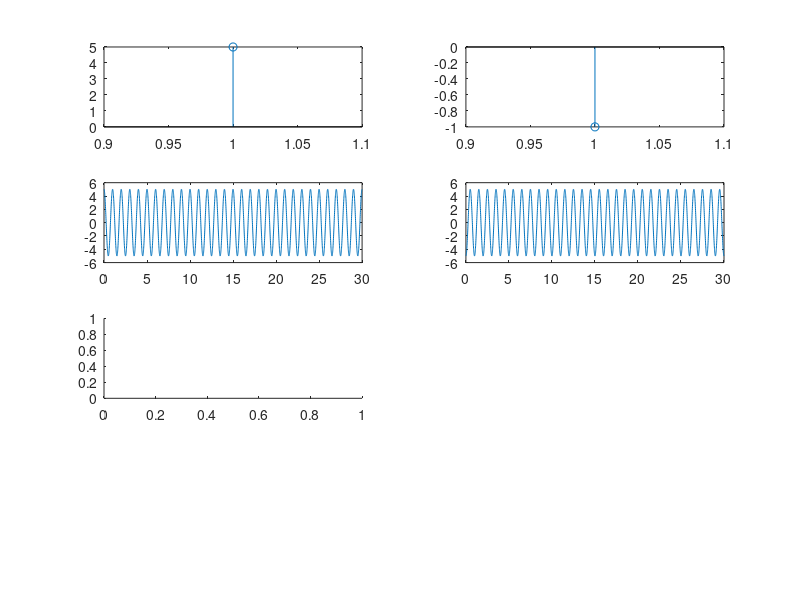

MATLAB code for this plot: (Note: this script raises an error after producing the figure.)
%BPSK
clc;
clf;
t=0:0.01:30;
x = input('enter the binary sequence');
A=input('enter the input amplitude');
f=input('enter the frequency');
fs=input('enter the sampling frequency');
P=(A*A)/2;
l=length(x);
for i=1:l
    if(x(i)==1)
        bip(i)=1;
    else
        bip(i)=-1;
    end
end
subplot(4,2,1);
stem(x);
subplot(4,2,2);
stem(bip);
sq = sqrt(2*P);
y1=sq*cos(2*pi*t);
y2= -y1;
subplot(4,2,3);
plot(t,y1);
subplot(4,2,4);
plot(t,y2);
for i=1:t
    if(bip(i)==1)
        bpsk(i)= y1(i);
    else
        bpsk(i)= y2(i);
    end
end
subplot(4,2,5);
stairs(bpsk);


